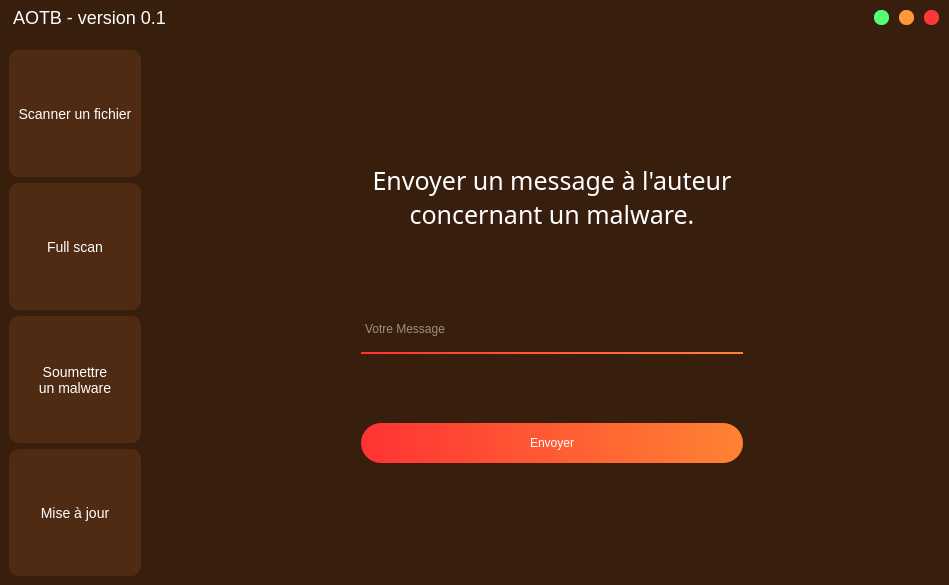
<?xml version="1.0" encoding="UTF-8"?>
<ui version="4.0">
 <class>MainWindow</class>
 <widget class="QMainWindow" name="MainWindow">
  <property name="geometry">
   <rect>
    <x>0</x>
    <y>0</y>
    <width>949</width>
    <height>585</height>
   </rect>
  </property>
  <property name="windowTitle">
   <string>MainWindow</string>
  </property>
  <widget class="QWidget" name="centralwidget">
   <layout class="QVBoxLayout" name="verticalLayout">
    <property name="leftMargin">
     <number>0</number>
    </property>
    <property name="topMargin">
     <number>0</number>
    </property>
    <property name="rightMargin">
     <number>0</number>
    </property>
    <property name="bottomMargin">
     <number>0</number>
    </property>
    <item>
     <widget class="QFrame" name="frame">
      <property name="styleSheet">
       <string notr="true">*{
	background: #381e0d;
	border: none;
}</string>
      </property>
      <property name="frameShape">
       <enum>QFrame::StyledPanel</enum>
      </property>
      <property name="frameShadow">
       <enum>QFrame::Raised</enum>
      </property>
      <layout class="QVBoxLayout" name="verticalLayout_2">
       <property name="leftMargin">
        <number>0</number>
       </property>
       <property name="topMargin">
        <number>0</number>
       </property>
       <property name="rightMargin">
        <number>0</number>
       </property>
       <property name="bottomMargin">
        <number>0</number>
       </property>
       <item>
        <widget class="QFrame" name="titleFrame">
         <property name="maximumSize">
          <size>
           <width>16777215</width>
           <height>35</height>
          </size>
         </property>
         <property name="frameShape">
          <enum>QFrame::StyledPanel</enum>
         </property>
         <property name="frameShadow">
          <enum>QFrame::Raised</enum>
         </property>
         <layout class="QHBoxLayout" name="horizontalLayout">
          <property name="leftMargin">
           <number>4</number>
          </property>
          <property name="topMargin">
           <number>4</number>
          </property>
          <property name="rightMargin">
           <number>4</number>
          </property>
          <property name="bottomMargin">
           <number>4</number>
          </property>
          <item>
           <widget class="QFrame" name="labelFrame">
            <property name="frameShape">
             <enum>QFrame::StyledPanel</enum>
            </property>
            <property name="frameShadow">
             <enum>QFrame::Raised</enum>
            </property>
            <layout class="QHBoxLayout" name="horizontalLayout_3">
             <property name="topMargin">
              <number>0</number>
             </property>
             <property name="bottomMargin">
              <number>0</number>
             </property>
             <item>
              <widget class="QLabel" name="label">
               <property name="styleSheet">
                <string notr="true">*{
	color: white;
	font-size: 18px;
}</string>
               </property>
               <property name="text">
                <string>AOTB - version 0.1</string>
               </property>
              </widget>
             </item>
            </layout>
           </widget>
          </item>
          <item>
           <widget class="QFrame" name="buttonsFrame">
            <property name="maximumSize">
             <size>
              <width>75</width>
              <height>16777215</height>
             </size>
            </property>
            <property name="frameShape">
             <enum>QFrame::StyledPanel</enum>
            </property>
            <property name="frameShadow">
             <enum>QFrame::Raised</enum>
            </property>
            <layout class="QHBoxLayout" name="horizontalLayout_2">
             <property name="leftMargin">
              <number>0</number>
             </property>
             <property name="topMargin">
              <number>0</number>
             </property>
             <property name="rightMargin">
              <number>0</number>
             </property>
             <property name="bottomMargin">
              <number>0</number>
             </property>
             <item>
              <widget class="QPushButton" name="minimizeButton">
               <property name="maximumSize">
                <size>
                 <width>15</width>
                 <height>15</height>
                </size>
               </property>
               <property name="styleSheet">
                <string notr="true">*{
	background: rgb(84, 255, 117);
    border: none;
    border-radius: 7px;
}</string>
               </property>
               <property name="text">
                <string/>
               </property>
              </widget>
             </item>
             <item>
              <widget class="QPushButton" name="maximizeButton">
               <property name="maximumSize">
                <size>
                 <width>15</width>
                 <height>15</height>
                </size>
               </property>
               <property name="styleSheet">
                <string notr="true">*{
	background: rgb(255, 152, 55);
    border: none;
    border-radius: 7px;
}</string>
               </property>
               <property name="text">
                <string/>
               </property>
              </widget>
             </item>
             <item>
              <widget class="QPushButton" name="exitButton">
               <property name="maximumSize">
                <size>
                 <width>15</width>
                 <height>15</height>
                </size>
               </property>
               <property name="styleSheet">
                <string notr="true">*{
	background: rgb(255, 55, 55);
    border: none;
    border-radius: 7px;
}</string>
               </property>
               <property name="text">
                <string/>
               </property>
              </widget>
             </item>
            </layout>
           </widget>
          </item>
         </layout>
        </widget>
       </item>
       <item>
        <widget class="QFrame" name="secondFrame">
         <property name="frameShape">
          <enum>QFrame::StyledPanel</enum>
         </property>
         <property name="frameShadow">
          <enum>QFrame::Raised</enum>
         </property>
         <layout class="QHBoxLayout" name="horizontalLayout_4">
          <property name="leftMargin">
           <number>0</number>
          </property>
          <property name="topMargin">
           <number>0</number>
          </property>
          <property name="rightMargin">
           <number>0</number>
          </property>
          <property name="bottomMargin">
           <number>0</number>
          </property>
          <item>
           <widget class="QFrame" name="sidebarFrame">
            <property name="minimumSize">
             <size>
              <width>150</width>
              <height>0</height>
             </size>
            </property>
            <property name="maximumSize">
             <size>
              <width>150</width>
              <height>16777215</height>
             </size>
            </property>
            <property name="frameShape">
             <enum>QFrame::StyledPanel</enum>
            </property>
            <property name="frameShadow">
             <enum>QFrame::Raised</enum>
            </property>
            <layout class="QVBoxLayout" name="verticalLayout_3">
             <item>
              <widget class="QPushButton" name="scanButton">
               <property name="minimumSize">
                <size>
                 <width>0</width>
                 <height>0</height>
                </size>
               </property>
               <property name="maximumSize">
                <size>
                 <width>150</width>
                 <height>150</height>
                </size>
               </property>
               <property name="styleSheet">
                <string notr="true">*{
	background: #502b13;
	color: white;
	border-radius: 10px;
	font-size: 14px;
}</string>
               </property>
               <property name="text">
                <string>Scanner un fichier</string>
               </property>
              </widget>
             </item>
             <item>
              <widget class="QPushButton" name="fullScanButton">
               <property name="maximumSize">
                <size>
                 <width>150</width>
                 <height>150</height>
                </size>
               </property>
               <property name="styleSheet">
                <string notr="true">*{
	background: #502b13;
	color: white;
	border-radius: 10px;
	font-size: 14px;
}</string>
               </property>
               <property name="text">
                <string>Full scan</string>
               </property>
              </widget>
             </item>
             <item>
              <widget class="QPushButton" name="submitButton">
               <property name="maximumSize">
                <size>
                 <width>150</width>
                 <height>150</height>
                </size>
               </property>
               <property name="styleSheet">
                <string notr="true">*{
	background: #502b13;
	color: white;
	border-radius: 10px;
	font-size: 14px;
}</string>
               </property>
               <property name="text">
                <string>Soumettre 
un malware</string>
               </property>
               <property name="icon">
                <iconset>
                 <normaloff>../icons/radiation-solid-24.png</normaloff>../icons/radiation-solid-24.png</iconset>
               </property>
               <property name="iconSize">
                <size>
                 <width>24</width>
                 <height>24</height>
                </size>
               </property>
              </widget>
             </item>
             <item>
              <widget class="QPushButton" name="updateButton">
               <property name="maximumSize">
                <size>
                 <width>150</width>
                 <height>150</height>
                </size>
               </property>
               <property name="styleSheet">
                <string notr="true">*{
	background: #502b13;
	color: white;
	border-radius: 10px;
	font-size: 14px;
}</string>
               </property>
               <property name="text">
                <string>Mise à jour</string>
               </property>
              </widget>
             </item>
            </layout>
           </widget>
          </item>
          <item>
           <widget class="QFrame" name="formulaire">
            <property name="frameShape">
             <enum>QFrame::StyledPanel</enum>
            </property>
            <property name="frameShadow">
             <enum>QFrame::Raised</enum>
            </property>
            <layout class="QHBoxLayout" name="horizontalLayout_5">
             <item>
              <widget class="QFrame" name="formFrame">
               <property name="maximumSize">
                <size>
                 <width>400</width>
                 <height>450</height>
                </size>
               </property>
               <property name="frameShape">
                <enum>QFrame::StyledPanel</enum>
               </property>
               <property name="frameShadow">
                <enum>QFrame::Raised</enum>
               </property>
               <layout class="QVBoxLayout" name="verticalLayout_4">
                <item>
                 <widget class="QLabel" name="label_2">
                  <property name="maximumSize">
                   <size>
                    <width>16777215</width>
                    <height>75</height>
                   </size>
                  </property>
                  <property name="styleSheet">
                   <string notr="true">*{
	color: white;
	font-family: Noto Sans;
	font-size: 25px;
}</string>
                  </property>
                  <property name="text">
                   <string>Envoyer un message à l'auteur 
concernant un malware.</string>
                  </property>
                  <property name="alignment">
                   <set>Qt::AlignCenter</set>
                  </property>
                 </widget>
                </item>
                <item>
                 <widget class="QLineEdit" name="inputmessage">
                  <property name="maximumSize">
                   <size>
                    <width>16777215</width>
                    <height>50</height>
                   </size>
                  </property>
                  <property name="styleSheet">
                   <string notr="true">*{
	color: white;
	background-color: rgba(0, 0, 0, 0.0);
	border: 2px solid;
	border-right-color: rgba(0, 0, 0, 0.0);
	border-left-color: rgba(0, 0, 0, 0.0);
	border-top-color: rgba(0, 0, 0, 0.0);
	border-bottom-color: qlineargradient(spread:pad, x1:0, y1:1, x2:1, y2:1, stop:0 rgba(255, 51, 51, 255), stop:1 rgba(255, 131, 51, 255));
}</string>
                  </property>
                  <property name="placeholderText">
                   <string>Votre Message</string>
                  </property>
                 </widget>
                </item>
                <item>
                 <widget class="QPushButton" name="validButton">
                  <property name="maximumSize">
                   <size>
                    <width>16777215</width>
                    <height>40</height>
                   </size>
                  </property>
                  <property name="styleSheet">
                   <string notr="true">*{
	background: qlineargradient(spread:pad, x1:0, y1:1, x2:1, y2:1, stop:0 rgba(255, 51, 51, 255), stop:1 rgba(255, 131, 51, 255));
	border-radius: 20px;
	color: white;
}</string>
                  </property>
                  <property name="text">
                   <string>Envoyer</string>
                  </property>
                 </widget>
                </item>
               </layout>
              </widget>
             </item>
            </layout>
           </widget>
          </item>
         </layout>
        </widget>
       </item>
      </layout>
     </widget>
    </item>
   </layout>
  </widget>
 </widget>
 <resources/>
 <connections/>
</ui>
